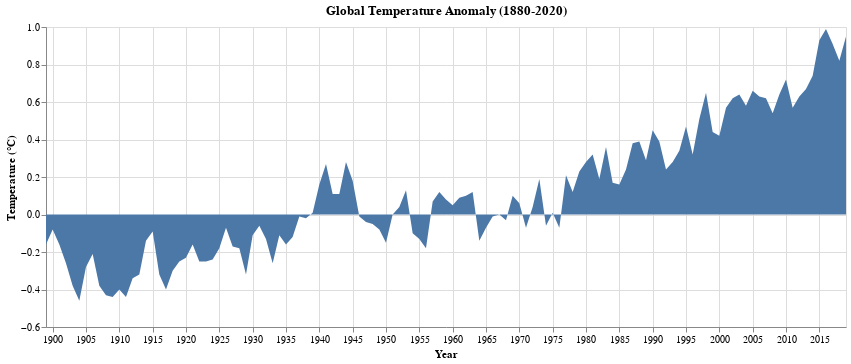

Notebook code for this chart:
### Markdown cell above
Try treating the year as quantitative data.

### Code cell
# Encode the year as temporal data

### Figure 1 — Vega-Lite specification as saved in the notebook (floating-point values rounded to 4 significant figures)
{"config": {"view": {"continuousWidth": 400, "continuousHeight": 300}}, "data": {"name": "data-d34bf5c074fdf6d6809f3a3ab3952e59"}, "mark": "area", "encoding": {"x": {"field": "Year", "type": "temporal"}, "y": {"field": "Temperature (°C)", "type": "quantitative"}}, "title": "Global Temperature Anomaly (1880-2020)", "width": 800, "$schema": "https://vega.github.io/schema/vega-lite/v4.17.0.json", "datasets": {"data-d34bf5c074fdf6d6809f3a3ab3952e59": [{"Temperature (°C)": -0.16, "Year": "1899"}, {"Temperature (°C)": -0.08, "Year": "1900"}, {"Temperature (°C)": -0.16, "Year": "1901"}, {"Temperature (°C)": -0.26, "Year": "1902"}, {"Temperature (°C)": -0.38, "Year": "1903"}, {"Temperature (°C)": -0.46, "Year": "1904"}, {"Temperature (°C)": -0.28, "Year": "1905"}, {"Temperature (°C)": -0.21, "Year": "1906"}, {"Temperature (°C)": -0.38, "Year": "1907"}, {"Temperature (°C)": -0.43, "Year": "1908"}, {"Temperature (°C)": -0.44, "Year": "1909"}, {"Temperature (°C)": -0.4, "Year": "1910"}, {"Temperature (°C)": -0.44, "Year": "1911"}, {"Temperature (°C)": -0.34, "Year": "1912"}, {"Temperature (°C)": -0.32, "Year": "1913"}, {"Temperature (°C)": -0.14, "Year": "1914"}, {"Temperature (°C)": -0.09, "Year": "1915"}, {"Temperature (°C)": -0.32, "Year": "1916"}, {"Temperature (°C)": -0.4, "Year": "1917"}, {"Temperature (°C)": -0.3, "Year": "1918"}, {"Temperature (°C)": -0.25, "Year": "1919"}, {"Temperature (°C)": -0.23, "Year": "1920"}, {"Temperature (°C)": -0.16, "Year": "1921"}, {"Temperature (°C)": -0.25, "Year": "1922"}, {"Temperature (°C)": -0.25, "Year": "1923"}, {"Temperature (°C)": -0.24, "Year": "1924"}, {"Temperature (°C)": -0.18, "Year": "1925"}, {"Temperature (°C)": -0.07, "Year": "1926"}, {"Temperature (°C)": -0.17, "Year": "1927"}, {"Temperature (°C)": -0.18, "Year": "1928"}, {"Temperature (°C)": -0.32, "Year": "1929"}, {"Temperature (°C)": -0.11, "Year": "1930"}, {"Temperature (°C)": -0.06, "Year": "1931"}, {"Temperature (°C)": -0.13, "Year": "1932"}, {"Temperature (°C)": -0.26, "Year": "1933"}, {"Temperature (°C)": -0.11, "Year": "1934"}, {"Temperature (°C)": -0.16, "Year": "1935"}, {"Temperature (°C)": -0.12, "Year": "1936"}, {"Temperature (°C)": -0.01, "Year": "1937"}, {"Temperature (°C)": -0.02, "Year": "1938"}, {"Temperature (°C)": 0.01, "Year": "1939"}, {"Temperature (°C)": 0.16, "Year": "1940"}, {"Temperature (°C)": 0.27, "Year": "1941"}, {"Temperature (°C)": 0.11, "Year": "1942"}, {"Temperature (°C)": 0.11, "Year": "1943"}, {"Temperature (°C)": 0.28, "Year": "1944"}, {"Temperature (°C)": 0.18, "Year": "1945"}, {"Temperature (°C)": -0.01, "Year": "1946"}, {"Temperature (°C)": -0.04, "Year": "1947"}, {"Temperature (°C)": -0.05, "Year": "1948"}, {"Temperature (°C)": -0.08, "Year": "1949"}, {"Temperature (°C)": -0.15, "Year": "1950"}, {"Temperature (°C)": 0.0, "Year": "1951"}, {"Temperature (°C)": 0.04, "Year": "1952"}, {"Temperature (°C)": 0.13, "Year": "1953"}, {"Temperature (°C)": -0.1, "Year": "1954"}, {"Temperature (°C)": -0.13, "Year": "1955"}, {"Temperature (°C)": -0.18, "Year": "1956"}, {"Temperature (°C)": 0.07, "Year": "1957"}, {"Temperature (°C)": 0.12, "Year": "1958"}, {"Temperature (°C)": 0.08, "Year": "1959"}, {"Temperature (°C)": 0.05, "Year": "1960"}, {"Temperature (°C)": 0.09, "Year": "1961"}, {"Temperature (°C)": 0.1, "Year": "1962"}, {"Temperature (°C)": 0.12, "Year": "1963"}, {"Temperature (°C)": -0.14, "Year": "1964"}, {"Temperature (°C)": -0.07, "Year": "1965"}, {"Temperature (°C)": -0.01, "Year": "1966"}, {"Temperature (°C)": 0.0, "Year": "1967"}, {"Temperature (°C)": -0.03, "Year": "1968"}, {"Temperature (°C)": 0.1, "Year": "1969"}, {"Temperature (°C)": 0.06, "Year": "1970"}, {"Temperature (°C)": -0.07, "Year": "1971"}, {"Temperature (°C)": 0.04, "Year": "1972"}, {"Temperature (°C)": 0.19, "Year": "1973"}, {"Temperature (°C)": -0.06, "Year": "1974"}, {"Temperature (°C)": 0.01, "Year": "1975"}, {"Temperature (°C)": -0.07, "Year": "1976"}, {"Temperature (°C)": 0.21, "Year": "1977"}, {"Temperature (°C)": 0.12, "Year": "1978"}, {"Temperature (°C)": 0.23, "Year": "1979"}, {"Temperature (°C)": 0.28, "Year": "1980"}, {"Temperature (°C)": 0.32, "Year": "1981"}, {"Temperature (°C)": 0.19, "Year": "1982"}, {"Temperature (°C)": 0.36, "Year": "1983"}, {"Temperature (°C)": 0.17, "Year": "1984"}, {"Temperature (°C)": 0.16, "Year": "1985"}, {"Temperature (°C)": 0.24, "Year": "1986"}, {"Temperature (°C)": 0.38, "Year": "1987"}, {"Temperature (°C)": 0.39, "Year": "1988"}, {"Temperature (°C)": 0.29, "Year": "1989"}, {"Temperature (°C)": 0.45, "Year": "1990"}, {"Temperature (°C)": 0.39, "Year": "1991"}, {"Temperature (°C)": 0.24, "Year": "1992"}, {"Temperature (°C)": 0.28, "Year": "1993"}, {"Temperature (°C)": 0.34, "Year": "1994"}, {"Temperature (°C)": 0.47, "Year": "1995"}, {"Temperature (°C)": 0.32, "Year": "1996"}, {"Temperature (°C)": 0.51, "Year": "1997"}, {"Temperature (°C)": 0.65, "Year": "1998"}, {"Temperature (°C)": 0.44, "Year": "1999"}, {"Temperature (°C)": 0.42, "Year": "2000"}, {"Temperature (°C)": 0.57, "Year": "2001"}, {"Temperature (°C)": 0.62, "Year": "2002"}, {"Temperature (°C)": 0.64, "Year": "2003"}, {"Temperature (°C)": 0.58, "Year": "2004"}, {"Temperature (°C)": 0.66, "Year": "2005"}, {"Temperature (°C)": 0.63, "Year": "2006"}, {"Temperature (°C)": 0.62, "Year": "2007"}, {"Temperature (°C)": 0.54, "Year": "2008"}, {"Temperature (°C)": 0.64, "Year": "2009"}, {"Temperature (°C)": 0.72, "Year": "2010"}, {"Temperature (°C)": 0.57, "Year": "2011"}, {"Temperature (°C)": 0.63, "Year": "2012"}, {"Temperature (°C)": 0.67, "Year": "2013"}, {"Temperature (°C)": 0.74, "Year": "2014"}, {"Temperature (°C)": 0.93, "Year": "2015"}, {"Temperature (°C)": 0.99, "Year": "2016"}, {"Temperature (°C)": 0.91, "Year": "2017"}, {"Temperature (°C)": 0.82, "Year": "2018"}, {"Temperature (°C)": 0.95, "Year": "2019"}]}}
